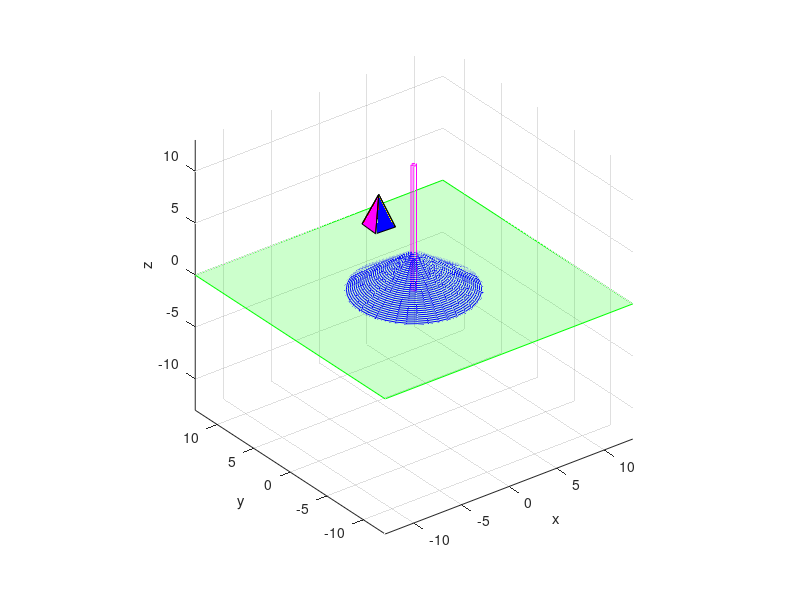

Reproduce this figure in MATLAB.
%  The expanding pyramid with differently colored walls moves down towards the cone.
%  After the contact with the cone, the cone starts to tumble down 
%  The pyramid starts rotating about the central axis of the cone
function Povilas_Simanaitis_Individual_work42
    prepareScene2();
    drawPlane();
    
    [cX,cY,cZ] = cylinder(0.25,5);
    surf(cX, cY, cZ.*12,'EdgeColor','m','FaceColor','r','FaceAlpha',0);
    
    [X,Y,Z] = getConePoints();
    cone = surf(X, Y, Z+5,'EdgeColor','B','FaceColor','r','FaceAlpha',0);
    
    [p1, p2, p3, p4] = getPyramid();
    [np1, np2, np3, np4] = pyramidTranform(p1, p2, p3, p4,  shift(3, 3, 3));
    pyramidFigure = drawPiramid(np1,np2,np3,np4);    
    
    for t=-1.5:0.04:-0.25
        [np1, np2, np3, np4] = pyramidTranform(p1, p2, p3, p4, shift(-2*t-5, -2*t-5, -t));
        delete(pyramidFigure);
        pyramidFigure = drawPiramid(np1,np2,np3,np4);    
        pause(0.04); 
    end
    
    for t=1:2:100
        delete(cone);
        cone = surf(X, Y, (Z+5)./(1+(10*t/500)),'EdgeColor','B','FaceColor','r','FaceAlpha',0);
        pause(0.04); 
    end
    
    p1=np1; p2=np2; p3=np3; p4=np4;
    for t=1:8:1000
        [np1, np2, np3, np4] = pyramidTranform(p1, p2, p3, p4, rotate(-pi/180*t));
        delete(pyramidFigure);
        pyramidFigure = drawPiramid(np1,np2,np3,np4);    
        pause(0.04); 
    end
end

function p = drawPiramid(p1, p2, p3, p4)
     p(1) = fill3(p1(1,:), p1(2,:), p1(3,:), 'Y');
     p(2) = fill3(p2(1,:), p2(2,:), p2(3,:), 'R');
     p(3) = fill3(p3(1,:), p3(2,:), p3(3,:), 'M');
     p(4) = fill3(p4(1,:), p4(2,:), p4(3,:), 'B');
end

function [np1, np2, np3, np4] = pyramidTranform(p1, p2, p3, p4, T)
    [np1Result1, np1Result2, np1Result3] = transform(p1(1,:),p1(2,:), p1(3,:),T);
    np1 = [np1Result1; np1Result2; np1Result3];
    [np2Result1, np2Result2, np2Result3] = transform(p2(1,:),p2(2,:), p2(3,:),T);
    np2 = [np2Result1; np2Result2; np2Result3];
    [np3Result1, np3Result2, np3Result3] = transform(p3(1,:),p3(2,:), p3(3,:),T);
    np3 = [np3Result1; np3Result2; np3Result3];
    [np4Result1, np4Result2, np4Result3] = transform(p4(1,:),p4(2,:), p4(3,:),T);
    np4 = [np4Result1; np4Result2; np4Result3];
end

function [X,Y,Z] = getConePoints()
    t = -linspace(0,2*pi,40) ;
    t1 = linspace(0,2*pi,40) ;
    [U,V]=meshgrid(t,t1);  
    X = U.*cos(V);
    Y = U.*sin(V);
    Z = (U+pi).*2;
end

function [p1, p2, p3, p4] = getPyramid()
    p1 = [[7,6,5];[6,7,6];[6,9,6]];
    p2 = [[7,6,7];[6,7,8];[6,9,6]];
    p3 = [[5,6,7];[8,7,8];[6,9,6]];
    p4 = [[5,6,5];[8,7,6];[6,9,6]]; 
end

function prepareScene2()
    clc,close all;
    hf1=figure(1); 
    grid on;
    hold on;
    axis equal;
    axis([-13 13 -13 13 -13 13]);
    xlabel('x');
    ylabel('y');
    zlabel('z');
    set(hf1,'Color','w');
    set(hf1,'Position',[300, 600, 500, 400]);
    view([1 -1 1]);
end

function T = rotate(beta)
    T=[ cos(beta)  -sin(beta) 0    0;     
        sin(beta)  cos(beta)  0    0;
           0          0       1    0;
           0          0       0    1];
end

function T = shift(toX,toY,toZ)
    T=[1 0 0 toX;
       0 1 0 toY;
       0 0 1 toZ;
       0 0 0 1];
end

function [X,Y,Z] = transform(x,y,z,T)
    t = ones(1, length(x));
    A1 = T*[x;y;z;t];
    X = A1(1,:);
    Y = A1(2,:);
    Z = A1(3,:);
end

function drawPlane()
    xx=axis; 
    fill3([xx(1),xx(1),xx(2),xx(2)],[xx(3),xx(4),xx(4),xx(3)],[1 1 1 1]*0,'g','FaceAlpha',0.2,'EdgeColor','g');
end
